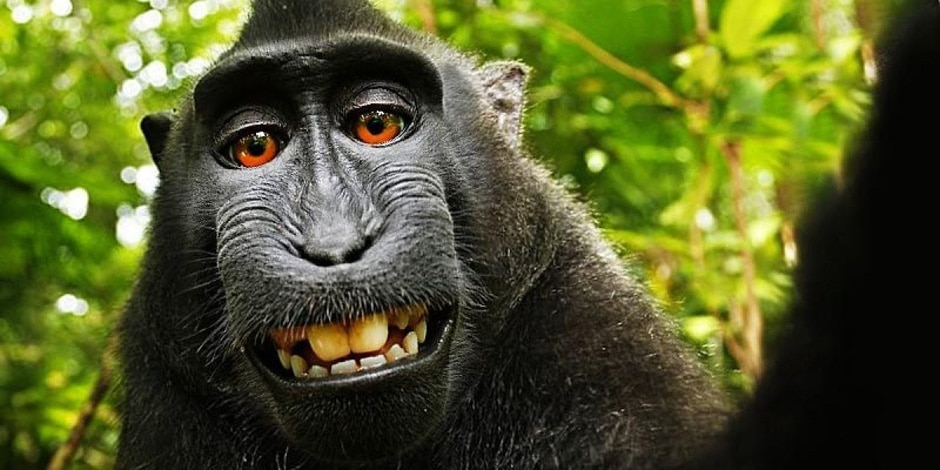
#> input picture macacofezsilfie.jpg, 940 x 470 px
$ python entropy.py   (older library calls are emulated)
#> lines starting #> are read from the running program, lines starting #| are printed output that depends on the picture
#####################  IMPORT BIBLIOTECAS ########################

import matplotlib.pyplot as plt
from skimage.io import imread
from skimage.filters.rank import entropy
from skimage.morphology import disk

##################### FIM IMPORT BIBLIOTECAS ########################

imagem = "macacofezsilfie.jpg" #imagem que será analizada
image = imread(imagem, as_grey= True) # Função da bbilioteca skimage que será usada para ler a imagem e converter para escala de cinza,
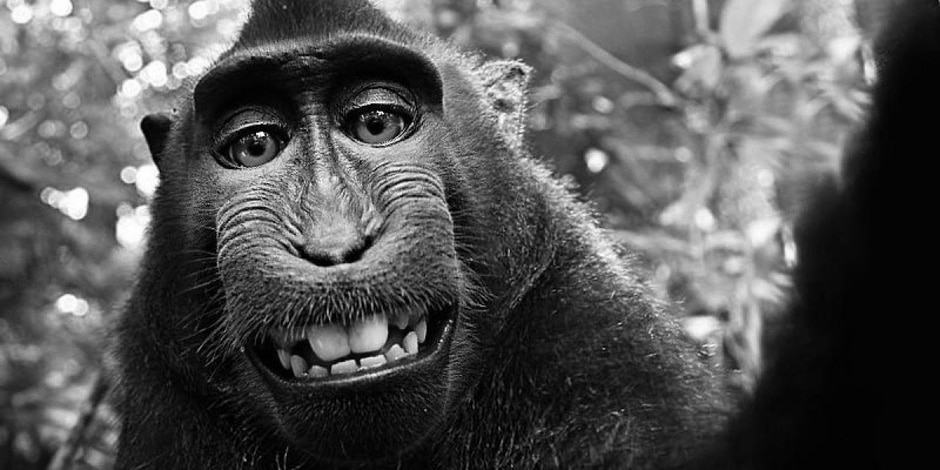
#> image: shape (470, 940) float64; min 0, max 1, mean 0.333
                                      #

fig, (ax0, ax1) = plt.subplots(ncols=2, figsize=(12, 4),
                               sharex=True, sharey=True)

img0 = ax0.imshow(image, cmap=plt.cm.gray)
ax0.set_title("Image")
ax0.axis("off")
fig.colorbar(img0, ax=ax0)

img1 = ax1.imshow(entropy(image, disk(5)), cmap='gray')
ax1.set_title("Entropy")
ax1.axis("off")
fig.colorbar(img1, ax=ax1)

fig.tight_layout()

plt.show()
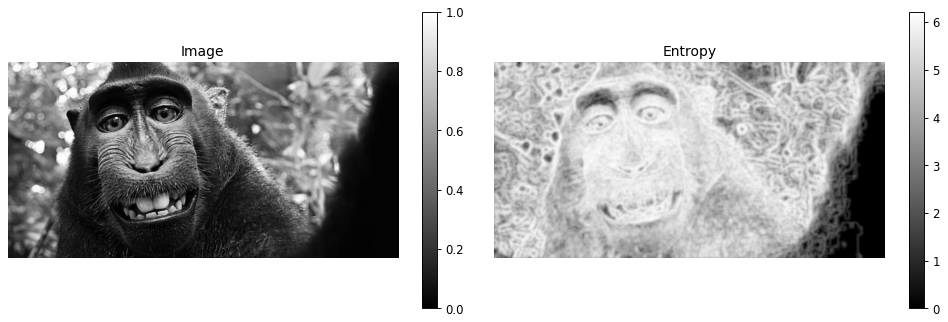
#> figure drawn by matplotlib, 4 panels
